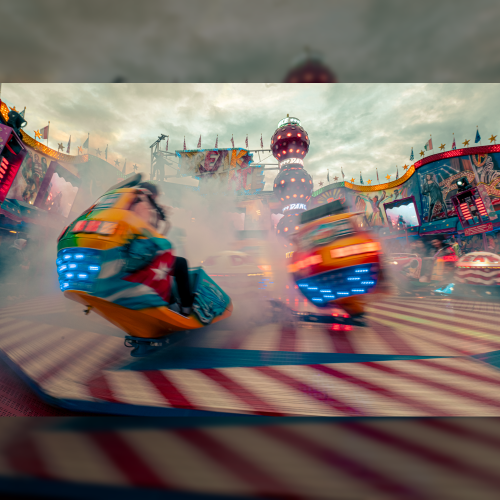
#> input picture dest/instagram_1.png, 1000 x 1000 px (shown at 1/2 size)
$ python -i renderer.py   (imports and definitions only)
#> lines starting #> are read from the running program, lines starting #| are printed output that depends on the picture
#> further down, picture is the input picture: PIL image 1000x1000 RGB; mean R, G, B 121.7, 109.2, 103.3
from setup import setup
from PIL import Image, ImageFilter, ImageEnhance
import os

# [21 lines left out: functions makeSquare, crop, not called in this run]

def cropLandscape(image):
    width, height = image.size
#> width = 1000; height = 1000

    hsize = (setup.size/float(height))
#> hsize = 1
    wpercent = int((float(width)*float(hsize)))
#> wpercent = 1000

    resize = image.resize((wpercent, setup.size))
    blur = blurImage(image=resize)

    dark = darkenImage(blur)

    left = (dark.size[0] - setup.size)/2
    right = (dark.size[0] + setup.size)/2

    c = dark.crop((left, 0, right, setup.size))
    return c

# [36 lines left out: functions cropPortrait, mergeImages, checkLandscape, not called in this run]

def blurImage(image):
    blur = image.filter(ImageFilter.GaussianBlur(setup.blur))
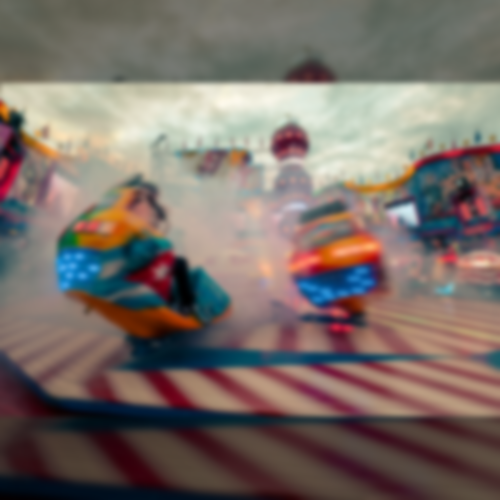
#> blur: PIL image 1000x1000 RGB (shown at 1/2 size); mean R, G, B 121.7, 109.3, 103.3
    return blur

def darkenImage(image):
    factor = setup.factor
    enhancer = ImageEnhance.Brightness(image=image)
    output = enhancer.enhance(factor=factor)
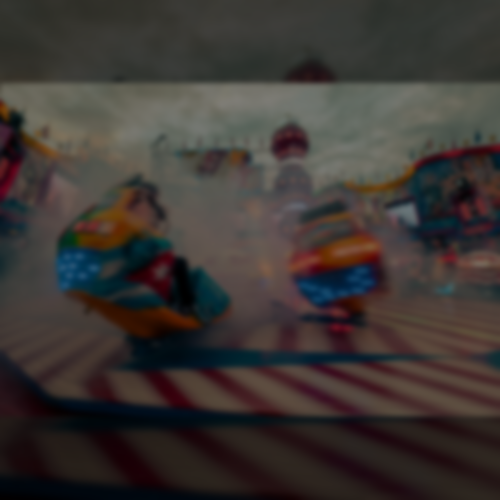
#> output: PIL image 1000x1000 RGB (shown at 1/2 size); mean R, G, B 60.6, 54.4, 51.4
    return output

# [32 lines left out: functions generateMaskLandscape, generateMaskPortrait, add_margin, render, not called in this run]

>>> from PIL import Image
>>> picture = Image.open('../dest/instagram_1.png')
>>> result = cropLandscape(picture)

$ run again, on dest/instagram_10.png
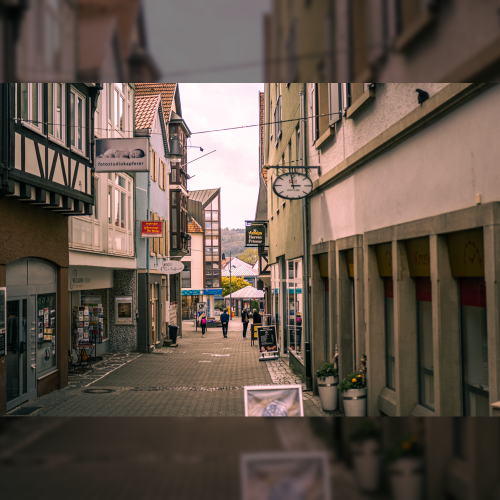
#> input picture dest/instagram_10.png, 1000 x 1000 px (shown at 1/2 size)
#> picture is the input picture: PIL image 1000x1000 RGB; mean R, G, B 100.8, 86.7, 76
#> in blurImage, `blur = image.filter(ImageFilter.GaussianBlur(setup.blur))`:
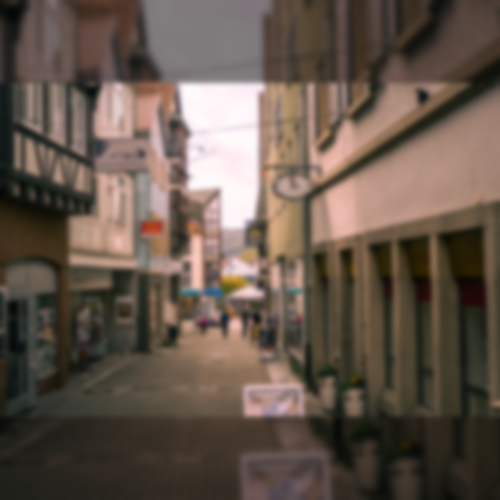
#> blur: PIL image 1000x1000 RGB (shown at 1/2 size); mean R, G, B 100.8, 86.7, 76
#> in darkenImage, `output = enhancer.enhance(factor=factor)`:
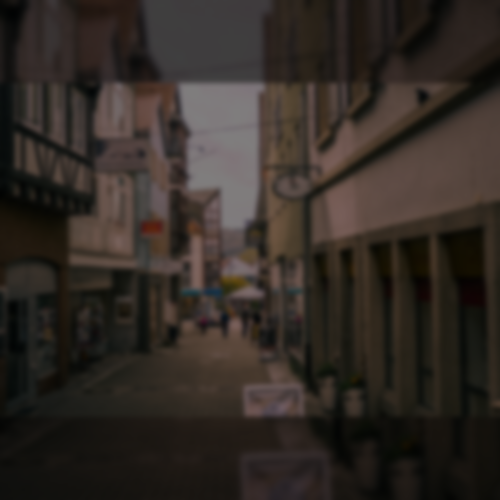
#> output: PIL image 1000x1000 RGB (shown at 1/2 size); mean R, G, B 50.2, 43.1, 37.7

$ run again, on dest/instagram_11.png
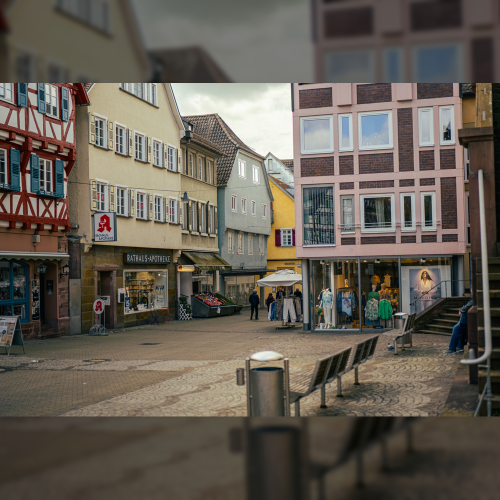
#> input picture dest/instagram_11.png, 1000 x 1000 px (shown at 1/2 size)
#> picture is the input picture: PIL image 1000x1000 RGB; mean R, G, B 101, 94, 84.3
#> in blurImage, `blur = image.filter(ImageFilter.GaussianBlur(setup.blur))`:
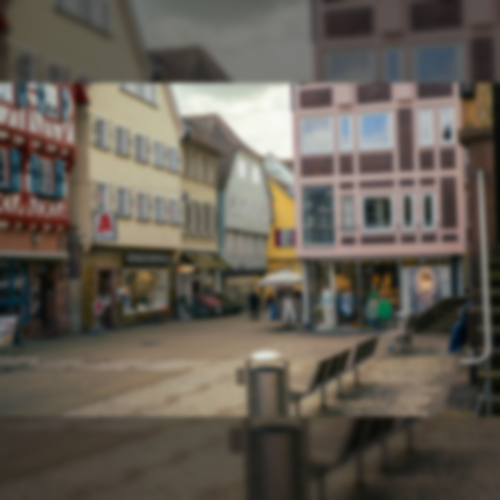
#> blur: PIL image 1000x1000 RGB (shown at 1/2 size); mean R, G, B 101, 94, 84.3
#> in darkenImage, `output = enhancer.enhance(factor=factor)`:
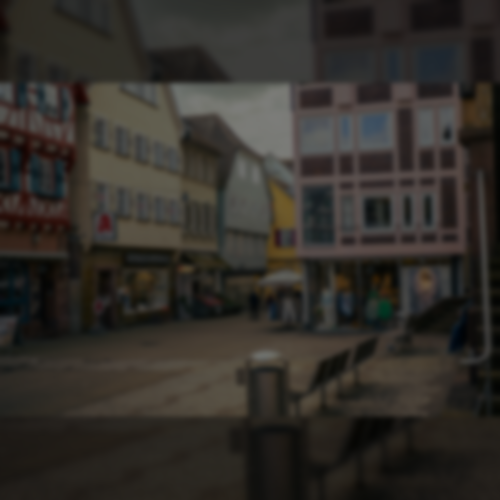
#> output: PIL image 1000x1000 RGB (shown at 1/2 size); mean R, G, B 50.2, 46.7, 41.9

$ run again, on dest/instagram_12.png
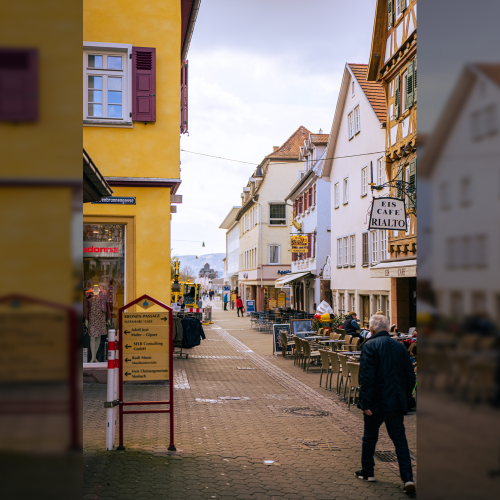
#> input picture dest/instagram_12.png, 1000 x 1000 px (shown at 1/2 size)
#> picture is the input picture: PIL image 1000x1000 RGB; mean R, G, B 126.4, 110.5, 97.2
#> in blurImage, `blur = image.filter(ImageFilter.GaussianBlur(setup.blur))`:
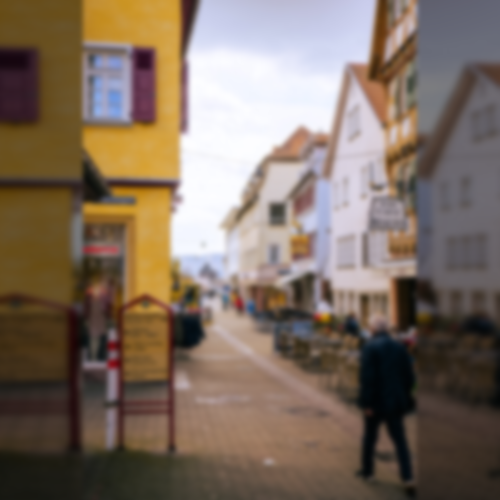
#> blur: PIL image 1000x1000 RGB (shown at 1/2 size); mean R, G, B 126.4, 110.5, 97.2
#> in darkenImage, `output = enhancer.enhance(factor=factor)`:
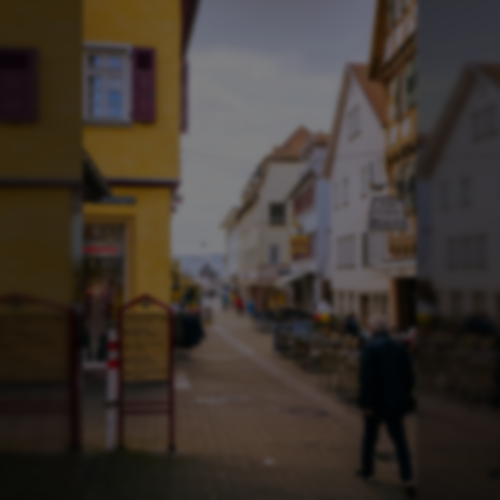
#> output: PIL image 1000x1000 RGB (shown at 1/2 size); mean R, G, B 63, 55, 48.4
